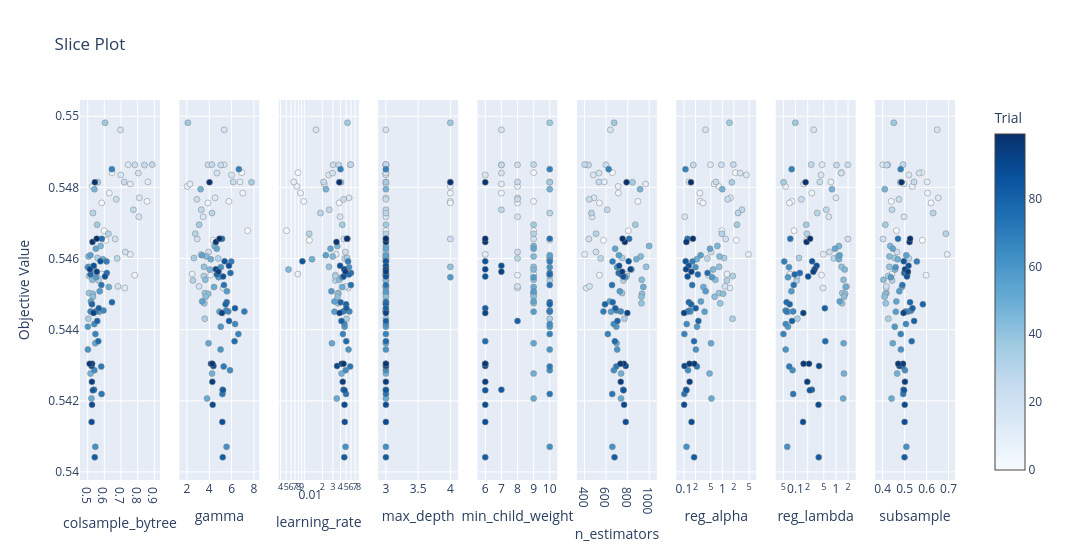

Here is the notebook cell this chart was saved with:
### Code cell
optuna.visualization.plot_slice(study_binary)
